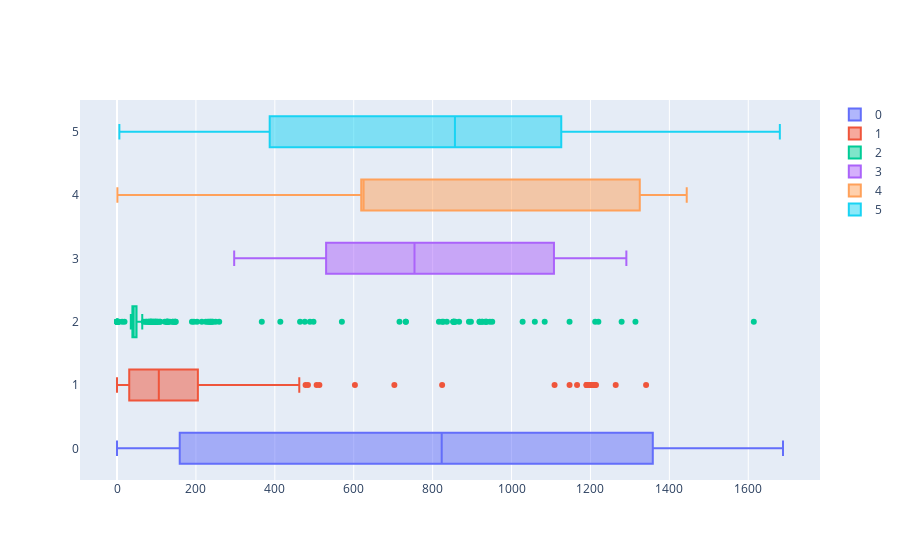

Here is the notebook cell this chart was saved with:
### Code cell
col = "X_Minimum"
targets = df['target'].unique()

fig = go.Figure()
for t in targets:
    df_filtered = df[df['target'] == t]

    fig.add_trace(go.Box(x = df_filtered[col], name = str(t)))
fig.show()

### Figure 1 — Plotly figure (JSON) as saved in the notebook; plotly's stock layout.template omitted (floating-point values rounded to 4 significant figures; data arrays with more than 128 entries replaced by an {"elided": "..."} marker saying what was removed)
{"data": [{"name": "0", "type": "box", "x": {"elided": "158 int values"}}, {"name": "1", "type": "box", "x": {"elided": "190 int values"}}, {"name": "2", "type": "box", "x": {"elided": "391 int values"}}, {"name": "3", "type": "box", "x": [1002, 1145, 570, 1179, 955, 581, 778, 977, 604, 1254, 799, 1209, 402, 752, 621, 615, 1217, 1196, 772, 425, 584, 852, 1035, 1182, 804, 517, 1229, 855, 1291, 805, 321, 323, 617, 647, 805, 475, 321, 696, 1241, 1196, 489, 861, 765, 563, 816, 686, 974, 583, 312, 297, 305, 731, 301, 756, 301, 575, 1202, 307, 689, 1094, 303, 486, 599, 1236, 1235, 299, 1273, 1140, 299, 1121, 543, 1213]}, {"name": "4", "type": "box", "x": [1325, 1, 1323, 1324, 1324, 50, 828, 1324, 1325, 1326, 1325, 1327, 1330, 1329, 1327, 1328, 1302, 1315, 1310, 1430, 1357, 1427, 1421, 1417, 1373, 1444, 63, 123, 625, 625, 625, 625, 625, 623, 624, 620, 623, 621, 621, 623, 621, 621, 621, 620, 619, 619, 617, 618, 616, 615, 615, 614, 614, 616, 612]}, {"name": "5", "type": "box", "x": {"elided": "402 int values"}}], "layout": {}}
